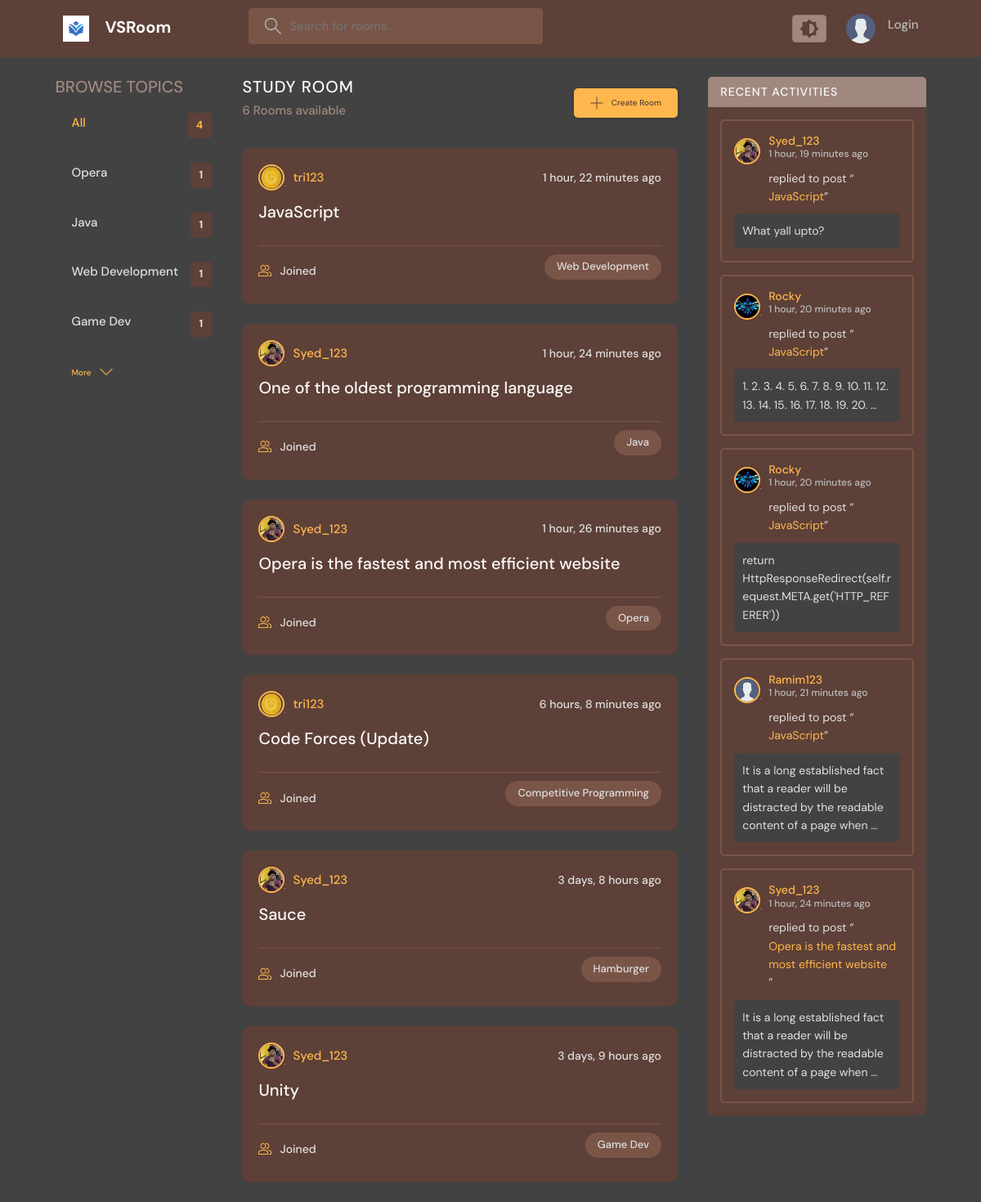
The page / on the database its author committed.
### base/models.py (models this page shows, shortened)
class Topic(models.Model):
    name = models.CharField(max_length=200)

class Room(models.Model):
    host = models.ForeignKey(User, on_delete=models.SET_NULL, null=True)
    topic = models.ForeignKey(Topic, on_delete=models.SET_NULL, null=True)
    name = models.CharField(max_length=200)
    description = models.TextField(null=True, blank=True)
    participants = models.ManyToManyField(User, related_name='participants', blank=True)
    updated = models.DateTimeField(auto_now=True)
    created = models.DateTimeField(auto_now_add=True)
    class Meta:
        ordering = ['-updated', '-created']
    def __str__(self):
        return str(self.name)

class User(AbstractUser):
    name = models.CharField(max_length=200, null=True)
    email = models.EmailField(unique=True ,null=True)
    bio = models.TextField(null=True)
    avatar = models.ImageField(null=True, default="avatar.svg")
    USERNAME_FIELD = 'email'
    REQUIRED_FIELDS = []

class Message(models.Model):
    user = models.ForeignKey(User, on_delete=models.CASCADE)
    room = models.ForeignKey(Room, on_delete=models.CASCADE)
    body = models.TextField()
    updated = models.DateTimeField(auto_now=True)
    created = models.DateTimeField(auto_now_add=True)
    class Meta:
        ordering = ['-updated', '-created']

### base/views.py (the view)
# urls.py: path('', views.home, name="home"),
def home(request):
    q = request.GET.get('q') if request.GET.get('q') != None else ''
    rooms = Room.objects.filter(
        Q(topic__name__icontains=q) |
        Q(host__username__icontains=q) |
        Q(name__icontains=q) |
        Q(description__icontains=q)
        )
    topics = Topic.objects.all()[:4]
    room_count = rooms.count()
    messages = Message.objects.filter(Q(room__topic__name__icontains=q))[:5]
    return render(request, 'base/Home.html', {"rooms" : rooms, "topics" : topics, "room_count" : room_count, "messages": messages})

### base/templates/base/Home.html (shortened to what this page needs)
{% extends 'base/main.html' %}
{% block text %}
<main class="layout layout--3">
  <div class="container">
      {% include 'base/topic_component.html' %}
        <div class="roomList">
          <div class="roomList__header">
            <div>
              <h2>Study Room</h2>
              <p>{{room_count}} Rooms available</p>
            </div>
            <a class="btn btn--main" href="{% url 'create-room' %}">
              <svg version="1.1" xmlns="http://www.w3.org/2000/svg" width="32" height="32" viewBox="0 0 32 32">
                <title>add</title>
                <path
                  d="M16.943 0.943h-1.885v14.115h-14.115v1.885h14.115v14.115h1.885v-14.115h14.115v-1.885h-14.115v-14.115z"
                ></path>
              </svg>
              Create Room
            </a>
          </div>
          {% include 'base/room_component.html' %}
        </div>
        {% include 'base/activity_component.html' %}
      </div>
</main>
{% endblock text %}

### base/templates/base/topic_component.html
<div class="topics">
    <div class="topics__header">
        <h2>Browse Topics</h2>
    </div>
    <ul class="topics__list">
        <li>
            <a href="{% url 'home' %}" class="active">All <span>{{topics.count}}</span></a>
        </li>
        {% for topic in topics %}
        <li>
            <a href="{% url 'home' %}?q={{topic.name}}">{{topic.name}}<span>{{topic.room_set.all.count}}</span></a>
        </li>
        {% endfor %}
        <a class="btn btn--link" href="{% url 'topics' %}">
            More
            <svg version="1.1" xmlns="http://www.w3.org/2000/svg" width="32" height="32" viewBox="0 0 32 32">
                <title>chevron-down</title>
                <path d="M16 21l-13-13h-3l16 16 16-16h-3l-13 13z"></path>
            </svg>
        </a>
    </ul>
</div>

### base/templates/base/room_component.html (shortened to what this page needs)
{% for room in rooms %}
<div class="roomListRoom">
    <div class="roomListRoom__header">
      <a href="{% url 'user-profile' room.host.id %}" class="roomListRoom__author">
        <div class="avatar avatar--small">
          <img src="{{room.host.avatar.url}}" />
        </div>
        <span>{{room.host.username}}</span>
      </a>
      <div class="roomListRoom__actions">
        <span>{{room.created | timesince}} ago</span>
      </div>
    </div>
    <div class="roomListRoom__content">
      <a href="{% url 'room' room.id %}">{{room.name}}</a>
    </div>
    <div class="roomListRoom__meta">
      <a href="{% url 'room' room.id %}" class="roomListRoom__joined">
        {{room.participant.all.count}} Joined
      </a>
      <p class="roomListRoom__topic">{{room.topic.name}}</p>
    </div>
  </div>
{% endfor %}

### base/templates/base/activity_component.html (shortened to what this page needs)
<div class="activities">
    <div class="activities__header">
      <h2>Recent Activities</h2>
    </div>
    {% for message in messages %}
    <div class="activities__box">
      <div class="activities__boxHeader roomListRoom__header">
        <a href="{% url 'user-profile' message.user.id %}" class="roomListRoom__author">
          <div class="avatar avatar--small">
            <img src="{{message.user.avatar.url}}" />
          </div>
          <p>
            {{message.user.username}}
            <span>{{message.created | timesince}} ago </span>
          </p>
        </a>
      </div>
      <div class="activities__boxContent">
        <p>replied to post “<a href="{% url 'room' message.room.id %}">{{message.room}}</a>”</p>
        <div class="activities__boxRoomContent">
            {{message.body| truncatewords:20}}
        </div>
      </div>
    </div>
    {% endfor %}
  </div>

### rows shown on the page
Topic: name "Opera", room_set.all.count "1"
Topic: name "Java", room_set.all.count "1"
Topic: name "Web Development", room_set.all.count "1"
Topic: name "Game Dev", room_set.all.count "1"
Room: host.avatar (picture), host.username "tri123", created "1 hour, 22 minutes", name "JavaScript", topic.name "Web Development"
Room: host.avatar (picture), host.username "Syed_123", created "1 hour, 24 minutes", name "One of the oldest programming language", topic.name "Java"
Room: host.avatar (picture), host.username "Syed_123", created "1 hour, 26 minutes", name "Opera is the fastest and most efficient website", topic.name "Opera"
Room: host.avatar (picture), host.username "tri123", created "6 hours, 8 minutes", name "Code Forces (Update)", topic.name "Competitive Programming"
Room: host.avatar (picture), host.username "Syed_123", created "3 days, 8 hours", name "Sauce", topic.name "Hamburger"
Room: host.avatar (picture), host.username "Syed_123", created "3 days, 9 hours", name "Unity", topic.name "Game Dev"
Message: user.avatar (picture), user.username "Syed_123", created "1 hour, 19 minutes", room "JavaScript", body "What yall upto?"
Message: user.avatar (picture), user.username "Rocky", created "1 hour, 20 minutes", room "JavaScript", body "1. 2. 3. 4. 5. 6. 7. 8. 9. 10. 11. 12. 13. 14. 15. 16. 17. 18. 19. 20. …"
Message: user.avatar (picture), user.username "Rocky", created "1 hour, 20 minutes", room "JavaScript", body "return HttpResponseRedirect(self.request.META.get('HTTP_REFERER'))"
Message: user.avatar (placeholder picture), user.username "Ramim123", created "1 hour, 21 minutes", room "JavaScript", body "It is a long established fact that a reader will be distracted by the readable content of a page when …"
Message: user.avatar (picture), user.username "Syed_123", created "1 hour, 24 minutes", room "Opera is the fastest and most efficient website", body "It is a long established fact that a reader will be distracted by the readable content of a page when …"

### other values the page prints
{{ topics.count }} "4"
{{ room_count }} "6"
